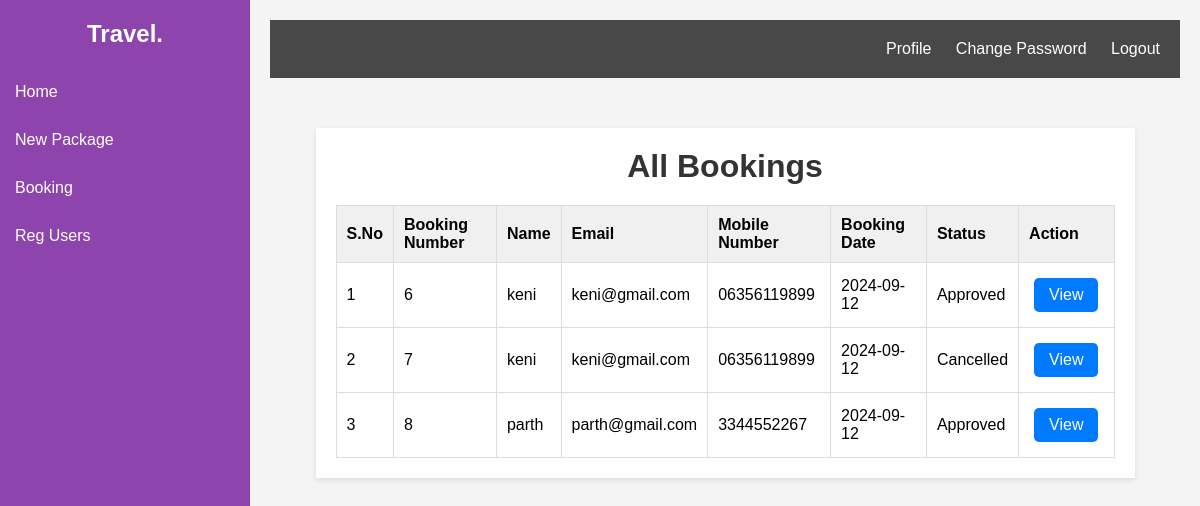
The page /admin/allbook.php (signed in) on the database its author committed.
### tables this page shows
CREATE TABLE `book` (
  `book_id` int(11) NOT NULL,
  `name` varchar(255) NOT NULL,
  `email` varchar(200) NOT NULL,
  `phone` varchar(15) NOT NULL,
  `address` varchar(255) NOT NULL,
  `location` int(11) NOT NULL,
  `userid` int(11) NOT NULL,
  `guests` int(11) NOT NULL,
  `arrivals` date NOT NULL,
  `leaving` date NOT NULL,
  `created_at` timestamp NOT NULL DEFAULT current_timestamp(),
  `status` enum('Pending','Approved','Cancelled') DEFAULT 'Pending'
);

### admin/allbook.php (the view, shortened to what this page needs)
<?php
include "nav.php";
include "../shared/connection.php";
$query = "SELECT * FROM book";
$result = mysqli_query($conn, $query);
?>
<!DOCTYPE html>
<html lang="en">
<head>
   <link rel="stylesheet" href="https://unpkg.com/swiper@7/swiper-bundle.min.css" />
   <link rel="stylesheet" href="https://cdnjs.cloudflare.com/ajax/libs/font-awesome/5.15.4/css/all.min.css">
   <link rel="stylesheet" href="../css/add.css">
</head>
<body>
    <div class="container">
        <h1>All Bookings</h1>
        <table>
            <thead>
                <tr>
                    <th>S.No</th>
                    <th>Booking Number</th>
                    <th>Name</th>
                    <th>Email</th>
                    <th>Mobile Number</th>
                    <th>Booking Date</th>
                    <th>Status</th>
                    <th>Action</th>
                </tr>
            </thead>
            <tbody>
                <?php
                if (mysqli_num_rows($result) > 0) {
                    $sno = 1;
                    while ($row = mysqli_fetch_assoc($result)) {
                        echo "<tr>";
                        echo "<td>" . $sno++ . "</td>";
                        echo "<td>" . htmlspecialchars($row['book_id']) . "</td>";
                        echo "<td>" . htmlspecialchars($row['name']) . "</td>";
                        echo "<td>" . htmlspecialchars($row['email']) . "</td>";
                        echo "<td>" . htmlspecialchars($row['phone']) . "</td>";
                        echo "<td>" . date("Y-m-d", strtotime($row['created_at'])) . "</td>";
                        echo "<td>" . htmlspecialchars($row['status']) . "</td>";
                        echo "<td><a href='viewdet.php?book_id=" . htmlspecialchars($row['book_id']) . "'><button class='view-btn'>View</button></a></td>";
                        echo "</tr>";
                    }
                } else {
                    echo "<tr><td colspan='8'>No bookings found</td></tr>";
                }
                ?>
            </tbody>
        </table>
    </div>
</body>
</html>

### admin/nav.php (shortened to what this page needs)
<div class="sidebar">
        <h2>Travel.</h2>
        <ul>
            <li><a href="home.php">Home</a></li>
            <li class="dropdown">
            <a href="pack_add.php">New Package</a>
        </li>
        <li class="dropdown">
            <a href="allbook.php">Booking</a>
        </li>
        <li><a href="reguser.php">Reg Users</a></li>
    </ul>
    </div>
    <div class="main-content">
        <div class="header">
            <a href="profile.php">Profile</a>
            <a href="changepass.php">Change Password</a>
            <a href="../shared/logout.php">Logout</a>
        </div>

### css/add.css (style rules this page uses)
:root { --main-color: #8e44ad; --black: #222; --white: #fff; --light-black: #777; --light-white: #fff9; --dark-bg: rgba(0, 0, 0, .7); --light-bg: #eee; --border: .1rem solid var(--black); --box-shadow: 0 .5rem 1rem rgba(0, 0, 0, .1); --text-shadow: 0 1.5rem 3rem rgba(0, 0, 0, .3); }
* { margin: 0; padding: 0; box-sizing: border-box; }

### admin/nav.php (style rules this page uses)
* { margin: 0; padding: 0; box-sizing: border-box; }
body { font-family: 'Roboto', sans-serif; background-color: #f0f0f0; }
.sidebar { width: 250px; height: 100vh; background-color: #8e44ad; position: fixed; padding-top: 20px; }
.sidebar h2 { color: white; text-align: center; margin-bottom: 20px; }
.sidebar ul { list-style: none; padding: 0; }
.sidebar ul li { padding: 15px; position: relative; }
.sidebar ul li a { color: white; text-decoration: none; display: block; }
.main-content { margin-left: 250px; padding: 20px; }
.header { background-color: rgba(0, 0, 0, 0.7); color: white; padding: 20px; text-align: right; }
.header a { color: white; margin-left: 20px; text-decoration: none; }

### admin/allbook.php (style rules this page uses)
body { font-family: Arial, sans-serif; margin: 0; padding: 0; background-color: #f4f4f4; }
.container { width: 90%; margin: 50px auto; padding: 20px; background-color: #fff; box-shadow: 0 2px 5px rgba(0, 0, 0, 0.1); }
h1 { text-align: center; margin-bottom: 20px; color: #333; }
table { width: 100%; border-collapse: collapse; }
th, td { border: 1px solid #ddd; padding: 10px; text-align: left; }
th { background-color: #f0f0f0; }
button { background-color: #007bff; color: #fff; border: none; padding: 8px 15px; font-size: 16px; border-radius: 5px; cursor: pointer; margin: 5px; }

### rows shown on the page
book: book_id "6", name "keni", email "keni@gmail.com", phone "06356119899", created_at "2024-09-12", status "Approved"
book: book_id "7", name "keni", email "keni@gmail.com", phone "06356119899", created_at "2024-09-12", status "Cancelled"
book: book_id "8", name "parth", email "parth@gmail.com", phone "3344552267", created_at "2024-09-12", status "Approved"
